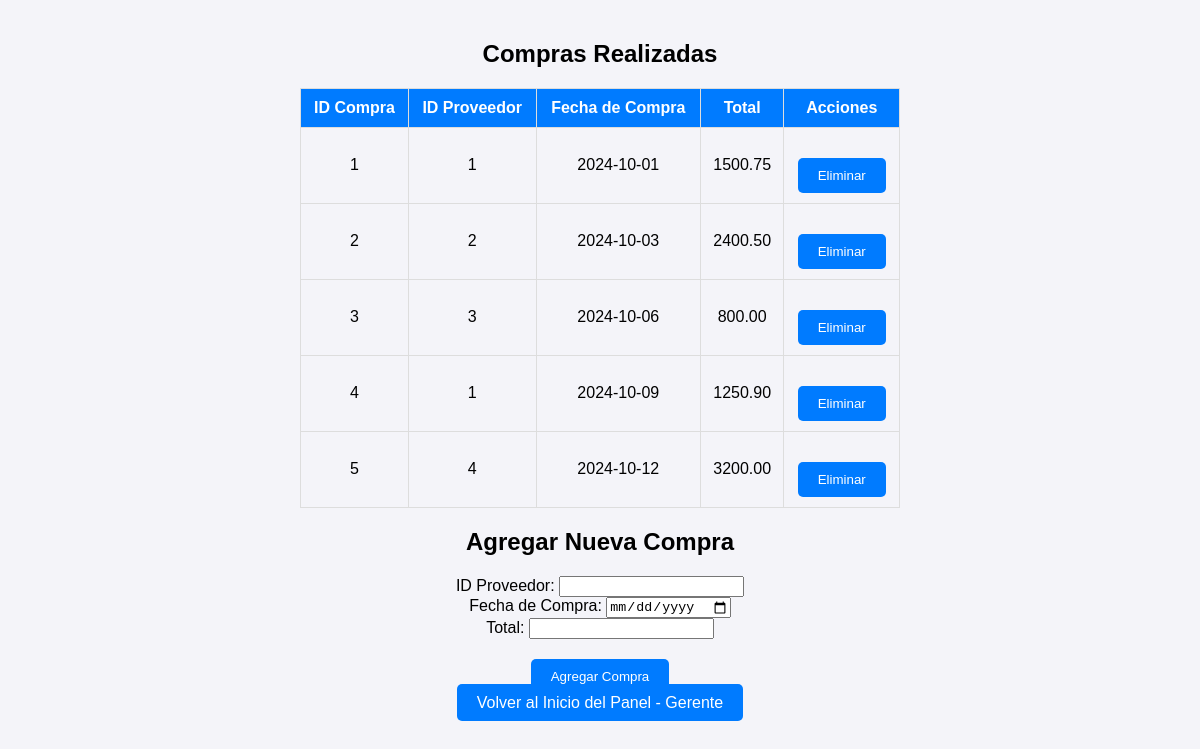
/compras.php (signed in), run on the app's committed database.
### tables this page shows
CREATE TABLE `compras` (
  `id_compra` int NOT NULL,
  `id_proveedor` int DEFAULT NULL,
  `fecha_compra` date DEFAULT NULL,
  `total` decimal(10,2) DEFAULT NULL
);

### compras.php (the view, shortened to what this page needs)
<?php
$conexion = new mysqli("localhost", "root", "183492765", "farmacia");
$query = "SELECT id_compra, id_proveedor, fecha_compra, total FROM compras";
$resultado = $conexion->query($query);
?>
<!DOCTYPE html>
<html lang="es">
<head>
</head>
<body>
    <h2>Compras Realizadas</h2>
    <table>
        <thead>
            <tr>
                <th>ID Compra</th>
                <th>ID Proveedor</th>
                <th>Fecha de Compra</th>
                <th>Total</th>
                <?php if ($_SESSION['puesto'] === 'root' || $_SESSION['puesto'] === 'gerente'): ?>
                    <th>Acciones</th>
                <?php endif; ?>
            </tr>
        </thead>
        <tbody>
            <?php
            if ($resultado->num_rows > 0) {
                while ($fila = $resultado->fetch_assoc()) {
                    echo "<tr>";
                    echo "<td>" . $fila['id_compra'] . "</td>";
                    echo "<td>" . $fila['id_proveedor'] . "</td>";
                    echo "<td>" . $fila['fecha_compra'] . "</td>";
                    echo "<td>" . $fila['total'] . "</td>";
                    if ($_SESSION['puesto'] === 'root' || $_SESSION['puesto'] === 'gerente') {
                        echo "<td>
                                <form method='post' style='display:inline;'>
                                    <input type='hidden' name='id_compra' value='" . $fila['id_compra'] . "'>
                                    <input type='submit' name='eliminar' class='button' value='Eliminar'>
                                </form>
                              </td>";
                    }
                    echo "</tr>";
                }
            } else {
                echo "<tr><td colspan='5'>No se encontraron compras</td></tr>";
            }
            ?>
        </tbody>
    </table>
    <?php if ($_SESSION['puesto'] === 'root' || $_SESSION['puesto'] === 'gerente' || $_SESSION['puesto'] === 'almacenista'): ?>
        <h2>Agregar Nueva Compra</h2>
        <form method="post">
            <div class="form-group">
                <label>ID Proveedor:</label>
                <input type="text" name="id_proveedor" required>
            </div>
            <div class="form-group">
                <label>Fecha de Compra:</label>
                <input type="date" name="fecha_compra" required>
            </div>
            <div class="form-group">
                <label>Total:</label>
                <input type="text" name="total" required>
            </div>
            <input type="submit" name="agregar" class="button" value="Agregar Compra">
        </form>
    <?php endif; ?>
    <?php if ($_SESSION['puesto'] === 'root'): ?>
        <a href="root.php" class="button">Volver al Panel Inicial - Root</a>
    <?php elseif ($_SESSION['puesto'] === 'gerente'): ?>
        <a href="gerente.php" class="button">Volver al Inicio del Panel - Gerente</a>
    <?php elseif ($_SESSION['puesto'] === 'almacenista'): ?>
        <a href="almacenista.php" class="button">Volver al Inicio del Panel - Almacenista</a>
    <?php endif; ?>
</body>
</html>

### compras.php (style rules this page uses)
body { font-family: Arial, sans-serif; background-color: #f4f4f9; text-align: center; margin: 0; padding: 20px; }
table { width: 100%; max-width: 600px; margin: 20px auto; border-collapse: collapse; }
th, td { padding: 10px; border: 1px solid #ddd; }
th { background-color: #007BFF; color: white; }
.button { background-color: #007BFF; color: white; padding: 10px 20px; border: none; border-radius: 5px; text-decoration: none; cursor: pointer; margin-top: 20px; }

### data on the page
compras: id_compra "1", id_proveedor "1", fecha_compra "2024-10-01", total "1500.75"
compras: id_compra "2", id_proveedor "2", fecha_compra "2024-10-03", total "2400.50"
compras: id_compra "3", id_proveedor "3", fecha_compra "2024-10-06", total "800.00"
compras: id_compra "4", id_proveedor "1", fecha_compra "2024-10-09", total "1250.90"
compras: id_compra "5", id_proveedor "4", fecha_compra "2024-10-12", total "3200.00"
